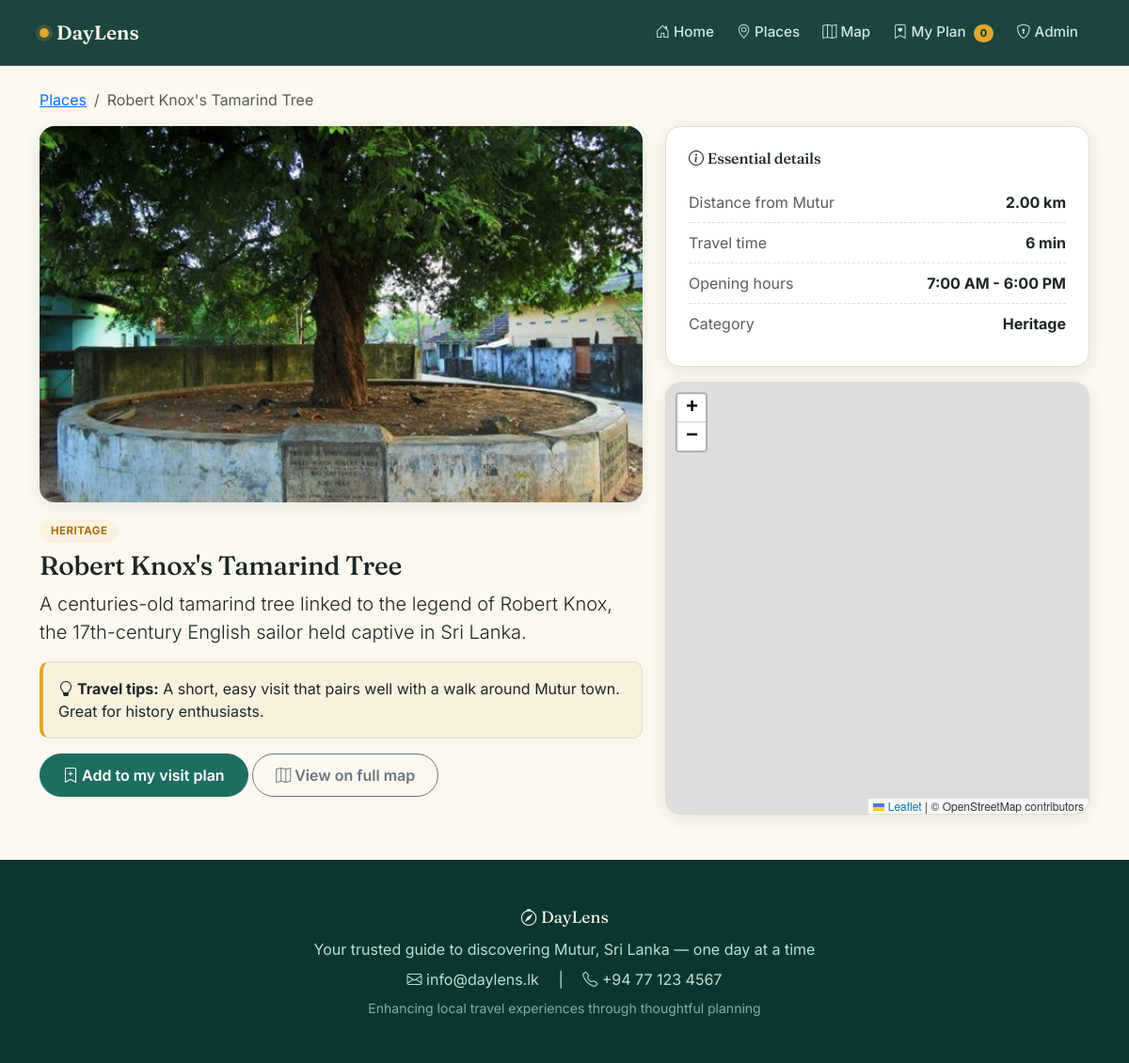
/place-detail.php?id=5, run on the app's committed database.
### tables this page shows
CREATE TABLE places (
    id INT AUTO_INCREMENT PRIMARY KEY,
    name VARCHAR(150) NOT NULL,
    category ENUM('religious','nature','heritage','cultural','entertainment') NOT NULL,
    description TEXT,
    latitude DECIMAL(10,7) NOT NULL,
    longitude DECIMAL(10,7) NOT NULL,
    distance_km DECIMAL(5,2) NOT NULL,
    travel_time VARCHAR(50),
    opening_time TIME DEFAULT '08:00:00',
    closing_time TIME DEFAULT '18:00:00',
    travel_tips TEXT,
    image_url VARCHAR(255),
    created_at TIMESTAMP DEFAULT CURRENT_TIMESTAMP,
    updated_at TIMESTAMP DEFAULT CURRENT_TIMESTAMP ON UPDATE CURRENT_TIMESTAMP
);

### place-detail.php (the view, shortened to what this page needs)
<?php
require_once 'config/db.php';
$id = isset($_GET['id']) ? (int)$_GET['id'] : 0;
$stmt = $conn->prepare("SELECT * FROM places WHERE id = ?");
$stmt->bind_param('i', $id);
$stmt->execute();
$place = $stmt->get_result()->fetch_assoc();
$placeJson = htmlspecialchars(json_encode([
    'id' => (int)$place['id'],
    'name' => $place['name'],
    'category' => $place['category'],
    'distance_km' => (float)$place['distance_km'],
    'travel_time' => $place['travel_time'],
]), ENT_QUOTES);
include 'includes/header.php';
?>
<div class="container my-4">
  <nav aria-label="breadcrumb" class="reveal">
    <ol class="breadcrumb">
      <li class="breadcrumb-item"><a href="places.php">Places</a></li>
      <li class="breadcrumb-item active"><?php echo htmlspecialchars($place['name']); ?></li>
    </ol>
  </nav>
  <div class="row g-4">
    <div class="col-md-7 reveal">
      <img src="<?php echo htmlspecialchars($place['image_url'] ?: 'assets/img/placeholder.jpg'); ?>" class="detail-hero-img mb-3" alt="<?php echo htmlspecialchars($place['name']); ?>" onerror="this.src='assets/img/placeholder.jpg'">
      <span class="category-pill cat-<?php echo $place['category']; ?>"><?php echo $place['category']; ?></span>
      <h1 class="h3 mt-2"><?php echo htmlspecialchars($place['name']); ?></h1>
      <p class="lead"><?php echo nl2br(htmlspecialchars($place['description'])); ?></p>
      <?php if ($place['travel_tips']): ?>
      <div class="alert alert-tips">
        <strong><i class="bi bi-lightbulb me-1"></i>Travel tips:</strong> <?php echo nl2br(htmlspecialchars($place['travel_tips'])); ?>
      </div>
      <?php endif; ?>
      <button class="btn btn-brand btn-add-plan" data-place='<?php echo $placeJson; ?>'><i class="bi bi-bookmark-plus me-1"></i>Add to my visit plan</button>
      <a href="map.php" class="btn btn-outline-secondary"><i class="bi bi-map me-1"></i>View on full map</a>
    </div>
    <div class="col-md-5 reveal">
      <div class="detail-info-card p-4 mb-3">
        <h2 class="h6 mb-3"><i class="bi bi-info-circle me-1"></i>Essential details</h2>
        <ul class="list-unstyled mb-0">
          <li class="d-flex justify-content-between"><span class="text-muted">Distance from Mutur</span><strong><?php echo $place['distance_km']; ?> km</strong></li>
          <li class="d-flex justify-content-between"><span class="text-muted">Travel time</span><strong><?php echo htmlspecialchars($place['travel_time']); ?></strong></li>
          <li class="d-flex justify-content-between"><span class="text-muted">Opening hours</span><strong><?php echo date('g:i A', strtotime($place['opening_time'])); ?> - <?php echo date('g:i A', strtotime($place['closing_time'])); ?></strong></li>
          <li class="d-flex justify-content-between"><span class="text-muted">Category</span><strong><?php echo ucfirst($place['category']); ?></strong></li>
        </ul>
      </div>
      <div id="detailMap"></div>
    </div>
  </div>
</div>
<link rel="stylesheet" href="https://cdn.jsdelivr.net/npm/leaflet-routing-machine@3.2.12/dist/leaflet-routing-machine.css">
<?php include 'includes/footer.php'; ?>

### assets/css/style.css (style rules this page uses)
:root { --ocean-900: #0a3630; --ocean-800: #0e453d; --ocean-700: #135549; --lagoon-600: #1c6e62; --lagoon-500: #26897a; --sand-100: #f7f1de; --sand-50: #fbf8ef; --marigold-500: #e0a72e; --marigold-600: #c48c1c; --coral-500: #d9643a; --coral-600: #b94f2a; --ink-900: #1c2624; --ink-600: #4d5652; --ink-400: #7c847f; --line: #e4ddc9; --shadow-soft: 0 4px 18px rgba(10, 54, 48, 0.09); --shadow-lift: 0 14px 32px rgba(10, 54, 48, 0.16); --radius-card: 16px; --radius-pill: 999px; }
* { scroll-behavior: smooth; }
body { background-color: var(--sand-50); font-family: 'Inter', -apple-system, "Segoe UI", Roboto, Arial, sans-serif; color: var(--ink-900); -webkit-font-smoothing: antialiased; }
h1, h2, h3, .display-font { font-family: 'Fraunces', 'Georgia', serif; font-weight: 600; letter-spacing: -0.01em; }
.btn { border-radius: var(--radius-pill); font-weight: 600; padding: 10px 24px; transition: transform 0.18s ease, box-shadow 0.18s ease, background-color 0.18s ease; }
.btn-brand { background-color: var(--lagoon-600); border-color: var(--lagoon-600); color: #fff; }
.btn-outline-secondary, .btn-outline-danger { transition: all 0.18s ease; }
.reveal { opacity: 0; transform: translateY(24px); transition: opacity 0.6s ease, transform 0.6s ease; }
.reveal.is-visible { opacity: 1; transform: translateY(0); }
.category-pill { display: inline-flex; align-items: center; gap: 5px; padding: 4px 12px; border-radius: var(--radius-pill); font-size: 11.5px; font-weight: 700; text-transform: uppercase; letter-spacing: 0.04em; }
.cat-heritage { background:#fbf1de; color:#a66d0c; }
.detail-hero-img { width: 100%; max-height: 400px; object-fit: cover; border-radius: var(--radius-card); background-color: #ddd; box-shadow: var(--shadow-soft); }
.detail-info-card { background: #fff; border: 1px solid var(--line); border-radius: var(--radius-card); box-shadow: var(--shadow-soft); }
.detail-info-card li { padding: 9px 0; border-bottom: 1px dashed var(--line); }
.detail-info-card li:last-child { border-bottom: none; }
.alert-tips { background: var(--sand-100); border: 1px solid var(--line); border-left: 4px solid var(--marigold-500); border-radius: 10px; color: var(--ink-900); }
#map, #detailMap { width: 100%; height: 460px; border-radius: var(--radius-card); z-index: 0; border: 1px solid var(--line); box-shadow: var(--shadow-soft); }

### data on the page
places: name "Robert Knox's Tamarind Tree", image_url (picture), category "HERITAGE", description "A centuries-old tamarind tree linked to the legend of Robert Knox, the 17th-century English sailor held captive in Sri Lanka.", travel_tips "A short, easy visit that pairs well with a walk around Mutur town. Great for history enthusiasts.", distance_km "2.00", travel_time "6 min", opening_time "7:00 AM", closing_time "6:00 PM", category "Heritage"
